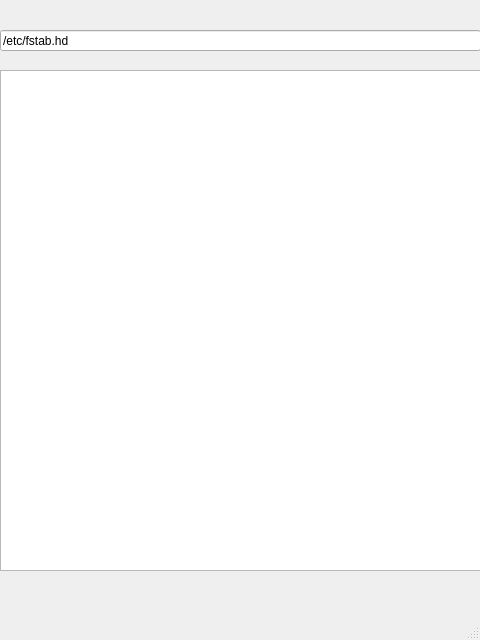
<?xml version="1.0" encoding="UTF-8"?>
<ui version="4.0">
 <class>show_file</class>
 <widget class="QMainWindow" name="show_file">
  <property name="geometry">
   <rect>
    <x>0</x>
    <y>0</y>
    <width>480</width>
    <height>640</height>
   </rect>
  </property>
  <property name="windowTitle">
   <string>MainWindow</string>
  </property>
  <widget class="QWidget" name="centralwidget">
   <widget class="QTextBrowser" name="text">
    <property name="geometry">
     <rect>
      <x>0</x>
      <y>70</y>
      <width>481</width>
      <height>501</height>
     </rect>
    </property>
   </widget>
   <widget class="QLineEdit" name="src">
    <property name="geometry">
     <rect>
      <x>0</x>
      <y>30</y>
      <width>481</width>
      <height>21</height>
     </rect>
    </property>
    <property name="text">
     <string>/etc/fstab.hd</string>
    </property>
   </widget>
  </widget>
  <widget class="QMenuBar" name="menubar">
   <property name="geometry">
    <rect>
     <x>0</x>
     <y>0</y>
     <width>480</width>
     <height>22</height>
    </rect>
   </property>
  </widget>
  <widget class="QStatusBar" name="statusbar"/>
 </widget>
 <resources/>
 <connections/>
</ui>
